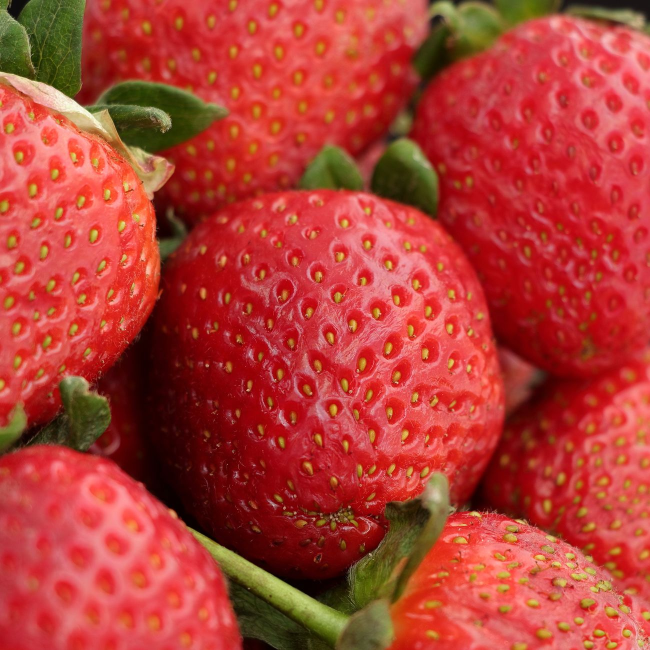
#> input picture scripts/reel/ingredients/strawberries.jpg, 1300 x 1300 px (shown at 1/2 size)
$ python -i render_scenes.py   (imports and definitions only)
#> lines starting #> are read from the running program, lines starting #| are printed output that depends on the picture
#!/usr/bin/env python3
"""Render 1080x1920 Instagram/TikTok reel scenes for a smoothie recipe.

Usage: python3 render_scenes.py <config.json>

Config: { hero, accent: [r,g,b] | "auto", outdir,
          scenes: [ {img, tag, title, benefit, kicker, cta} ] }
Scenes with img=null use the hero photo (hook / outro). Relative img paths
resolve against the config's "img_base" (default: this script's ingredients dir).
"""
from PIL import Image, ImageDraw, ImageFont, ImageFilter, ImageEnhance
import os, sys, json, colorsys

W, H = 1080, 1920
WHITE = (247, 246, 250)
MUTED = (198, 196, 206)
BASE  = (10, 8, 16)

# Prefer Arial (macOS) then Liberation/DejaVu (Linux/CI) so local and CI match visually.
BOLD_CANDIDATES = [
    "/System/Library/Fonts/Supplemental/Arial Bold.ttf",
    "/usr/share/fonts/truetype/liberation/LiberationSans-Bold.ttf",
    "/usr/share/fonts/truetype/dejavu/DejaVuSans-Bold.ttf",
]
REG_CANDIDATES = [
    "/System/Library/Fonts/Supplemental/Arial.ttf",
    "/usr/share/fonts/truetype/liberation/LiberationSans-Regular.ttf",
    "/usr/share/fonts/truetype/dejavu/DejaVuSans.ttf",
]

def first_font(cands):
    for p in cands:
        if os.path.exists(p):
            return p
    raise SystemExit(f"No usable font found; tried: {cands}")

BOLD = first_font(BOLD_CANDIDATES)
REG  = first_font(REG_CANDIDATES)


# [4 lines left out: function load_cfg, not called in this run]


def square(im):
    s = min(im.size)
    return im.crop(((im.width - s)//2, (im.height - s)//2,
                    (im.width + s)//2, (im.height + s)//2))


def auto_accent(hero_path):
    """Pick the accent from the drink itself: sample the central column of the
    hero (where the glass sits) so surrounding garnish/greens don't dominate,
    then take the median hue of vivid pixels."""
#> called with hero_path = 'ingredients/strawberries.jpg'
    im = square(Image.open(hero_path).convert("RGB"))
#> in square, `s = min(im.size)`: s = 1300
#> in square, returned value is the input picture: PIL image 1300x1300 RGB; mean R, G, B 178.3, 61.7, 52.2
    w, h = im.size
#> w = 1300; h = 1300
    im = im.crop((int(w*0.30), int(h*0.28), int(w*0.70), int(h*0.82))).resize((70, 90))
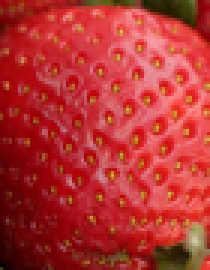
#> im: PIL image 70x90 RGB (shown 3 times larger); mean R, G, B 180.2, 52.1, 49.6
    hues = []
    for r, g, b in list(im.getdata()):
        hh, s, v = colorsys.rgb_to_hsv(r/255, g/255, b/255)
        if 0.30 < v < 0.96 and s > 0.28:
            hues.append((hh, s, v))
#> this loop made 6300 passes
#> (r, g, b, hh, s, v) on passes 1 to 3: (147, 5, 9, 0.995, 0.966, 0.576), (150, 7, 10, 0.997, 0.953, 0.588), (154, 20, 20, 0, 0.87, 0.604)
#> after the loop, hues = 5938 items, first 6: (0.995, 0.966, 0.576), (0.997, 0.953, 0.588), (0, 0.87, 0.604), (0.00746, 0.848, 0.62), (0.00827, 0.898, 0.616), (0.0034, 0.93, 0.62)
    if not hues:
        return (168, 85, 247)
    hues.sort(key=lambda t: t[0])
    mh, ms, mv = hues[len(hues)//2]              # median-hue vivid pixel
#> mh = 0.989; ms = 0.79; mv = 0.655
    r, g, b = colorsys.hsv_to_rgb(mh, min(1, max(ms, 0.6) * 1.1), min(1, max(mv, 0.62)))
#> r = 0.655; g = 0.0855; b = 0.124
    return (int(r*255), int(g*255), int(b*255))


def font(p, s): return ImageFont.truetype(p, s)

# [94 lines left out: functions rounded, photo_card, background, wrap, draw_center, pill and 2 more, not called in this run]

# [2 lines not run here, left out]

>>> result = auto_accent('ingredients/strawberries.jpg')
#> result = (167, 21, 31)

$ run again, on scripts/reel/ingredients/apple.jpg
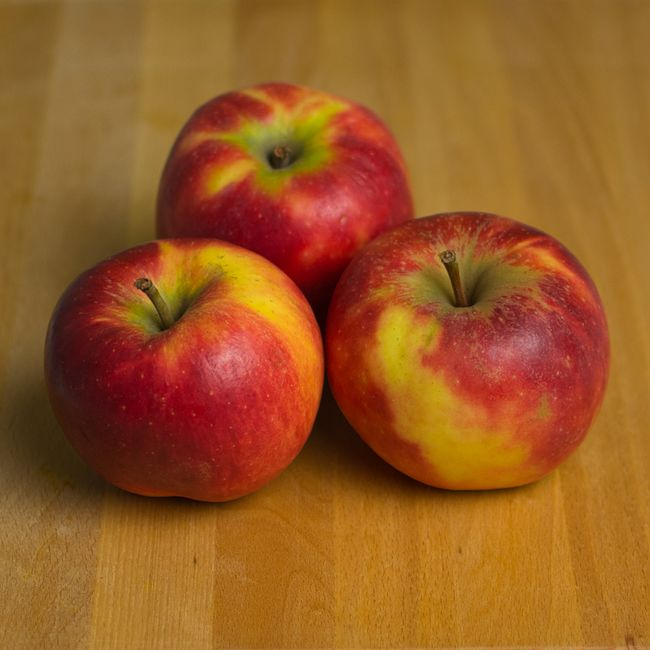
#> input picture scripts/reel/ingredients/apple.jpg, 650 x 650 px
#> in square, `s = min(im.size)`: s = 650
#> in square, returned value is the input picture: PIL image 650x650 RGB; mean R, G, B 152.2, 90.3, 36.1
#> in auto_accent, `im = im.crop((int(w*0.30), int(h*0.28), int(w*0.70), int(h*0.82))).res..`:
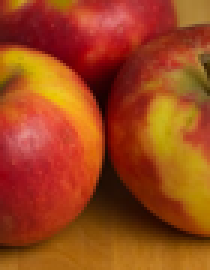
#> im: PIL image 70x90 RGB (shown 3 times larger); mean R, G, B 158.7, 69.7, 26.4
#> the loop in auto_accent, `for r, g, b in list(im.getdata()):` made 6300 passes
#> (r, g, b, hh, s, v) on passes 1 to 3: (144, 37, 24, 0.0181, 0.833, 0.565), (158, 51, 24, 0.0336, 0.848, 0.62), (168, 73, 23, 0.0575, 0.863, 0.659)
#> after the loop in auto_accent, `for r, g, b in list(im.getdata()):`: hues = 5862 items, first 6: (0.0181, 0.833, 0.565), (0.0336, 0.848, 0.62), (0.0575, 0.863, 0.659), (0.0849, 0.903, 0.69), (0.113, 0.989, 0.698), (0.128, 1, 0.702)
#> mh = 0.081; ms = 0.935; mv = 0.302
#> in auto_accent, `r, g, b = colorsys.hsv_to_rgb(mh, min(1, max(ms, 0.6) * 1.1), min(1, m..`: r = 0.62; g = 0.301; b = 0
#> result = (158, 76, 0)

$ run again, on scripts/reel/ingredients/beetroot.jpg
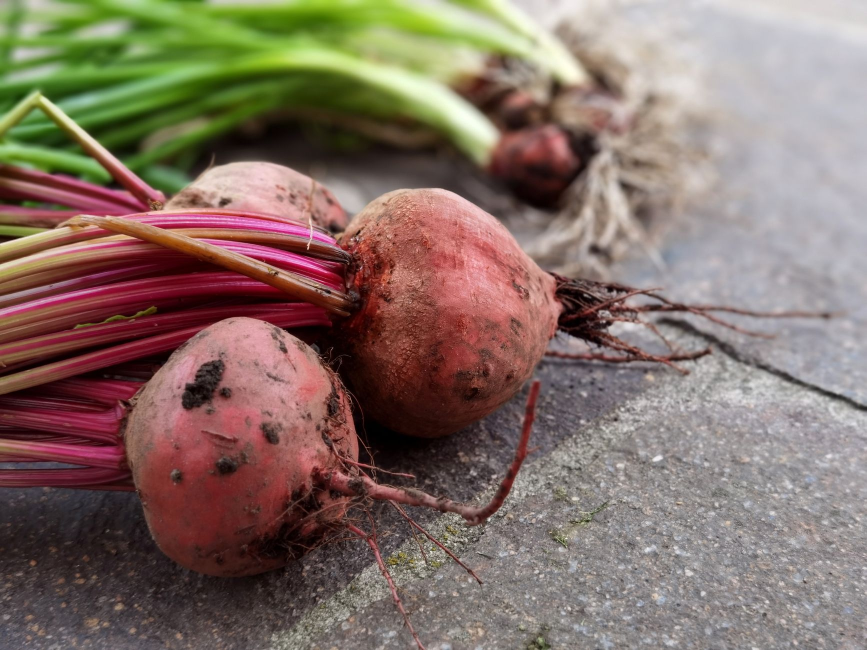
#> input picture scripts/reel/ingredients/beetroot.jpg, 1733 x 1300 px (shown at 1/2 size)
#> in square, `s = min(im.size)`: s = 1300
#> in square, `return im.crop(((im.width - s)//2, (im.height - s)//2, (im.width + s)/..`:
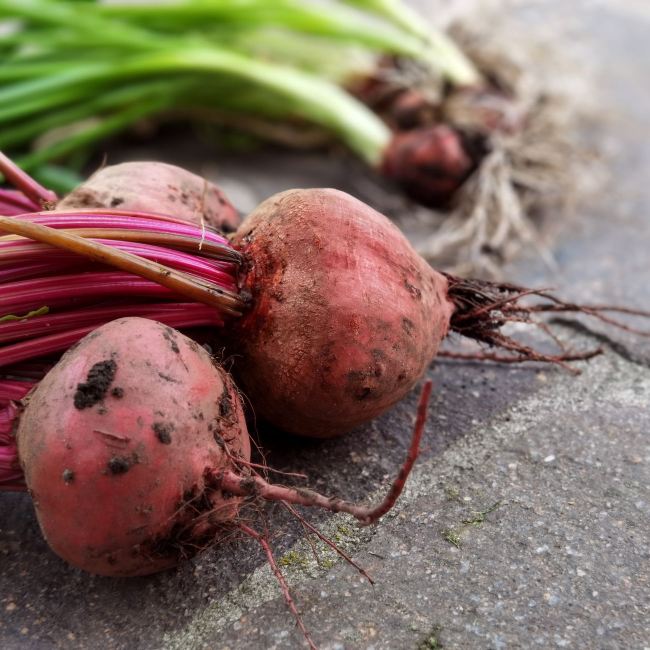
#> returned value: PIL image 1300x1300 RGB (shown at 1/2 size); mean R, G, B 129.4, 108.1, 96.4
#> in auto_accent, `im = im.crop((int(w*0.30), int(h*0.28), int(w*0.70), int(h*0.82))).res..`:
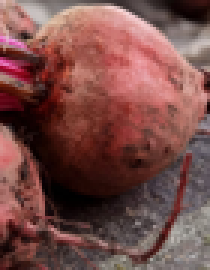
#> im: PIL image 70x90 RGB (shown 3 times larger); mean R, G, B 119.5, 76.3, 72.5
#> the loop in auto_accent, `for r, g, b in list(im.getdata()):` made 6300 passes
#> (r, g, b, hh, s, v) on passes 1 to 3: (214, 178, 173, 0.0203, 0.192, 0.839), (222, 186, 180, 0.0238, 0.189, 0.871), (202, 162, 146, 0.0476, 0.277, 0.792)
#> after the loop in auto_accent, `for r, g, b in list(im.getdata()):`: hues = 3168 items, first 6: (0.0515, 0.285, 0.757), (0.0506, 0.293, 0.749), (0.0545, 0.306, 0.706), (0.0467, 0.291, 0.675), (0.0246, 0.386, 0.62), (0.0188, 0.335, 0.725)
#> mh = 0.0194; ms = 0.489; mv = 0.345
#> in auto_accent, `r, g, b = colorsys.hsv_to_rgb(mh, min(1, max(ms, 0.6) * 1.1), min(1, m..`: r = 0.62; g = 0.258; b = 0.211
#> result = (158, 65, 53)

$ run again, on scripts/reel/ingredients/blueberries.jpg
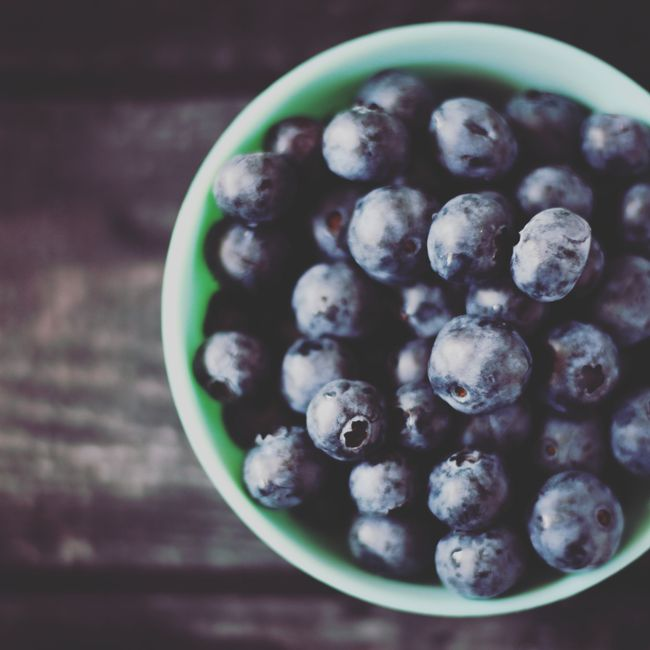
#> input picture scripts/reel/ingredients/blueberries.jpg, 650 x 650 px
#> in square, `s = min(im.size)`: s = 650
#> in square, returned value is the input picture: PIL image 650x650 RGB; mean R, G, B 88.5, 89, 95.8
#> in auto_accent, `im = im.crop((int(w*0.30), int(h*0.28), int(w*0.70), int(h*0.82))).res..`:
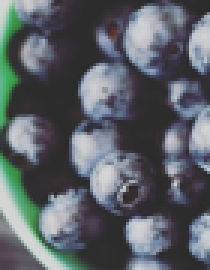
#> im: PIL image 70x90 RGB (shown 3 times larger); mean R, G, B 91.8, 97.5, 103.7
#> the loop in auto_accent, `for r, g, b in list(im.getdata()):` made 6300 passes
#> (r, g, b, hh, s, v) on passes 1 to 3: (205, 215, 212, 0.45, 0.0465, 0.843), (212, 213, 210, 0.222, 0.0141, 0.835), (211, 212, 207, 0.2, 0.0236, 0.831)
#> after the loop in auto_accent, `for r, g, b in list(im.getdata()):`: hues = 599 items, first 6: (0.394, 0.348, 0.71), (0.382, 0.403, 0.729), (0.386, 0.509, 0.663), (0.384, 0.475, 0.702), (0.378, 0.613, 0.639), (0.418, 0.384, 0.624)
#> mh = 0.422; ms = 0.472; mv = 0.69
#> in auto_accent, `r, g, b = colorsys.hsv_to_rgb(mh, min(1, max(ms, 0.6) * 1.1), min(1, m..`: r = 0.235; g = 0.69; b = 0.476
#> result = (59, 176, 121)
